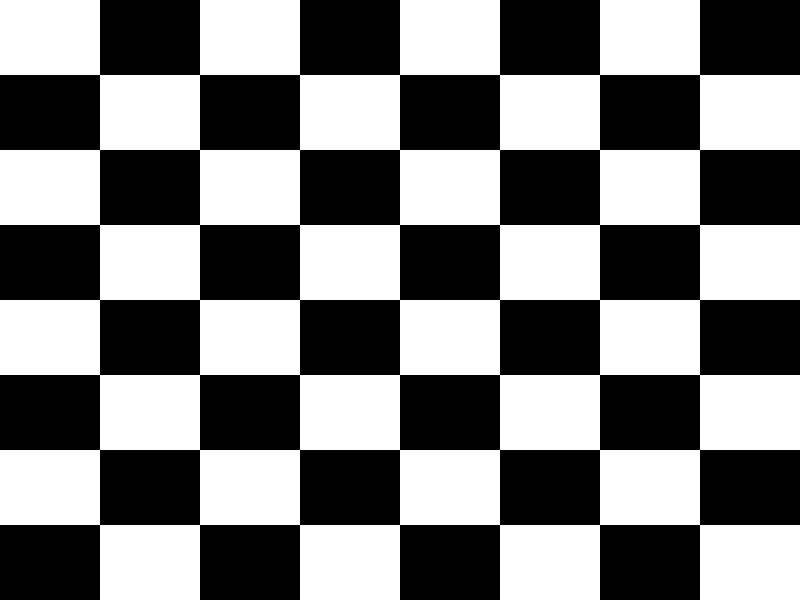
Frame 1 (no input)
Frame 60 (the mouse pressed at the canvas centre just before this capture): identical to frame 1, image omitted
Frame 120 (the mouse held since frame 60 and released just before this capture): identical to frame 1, image omitted

The Processing sketch that drew this single still picture (run headless with seeded random() and noise(); from frame 60 on, the mouse is pressed at the canvas centre):

// Processing sketch: Ajedrez
// ── Ajedrez.pde
int filas = 8;
int cols = 8;

void setup() {
  size(800, 600);
  noStroke();
}

void draw() {
  float tamanioWitdh = width / cols;
  float tamanioHeight = height / filas;
  
  for (int fila = 0; fila < filas; fila++) {
    for (int col = 0; col < cols; col++) {
      
      if ((fila + col) % 2 == 0) {
        fill(255);
      } else {
        fill(0);
      }
      
      rect(col * tamanioWitdh, fila * tamanioHeight, tamanioWitdh, tamanioHeight);
    }
  }
}
